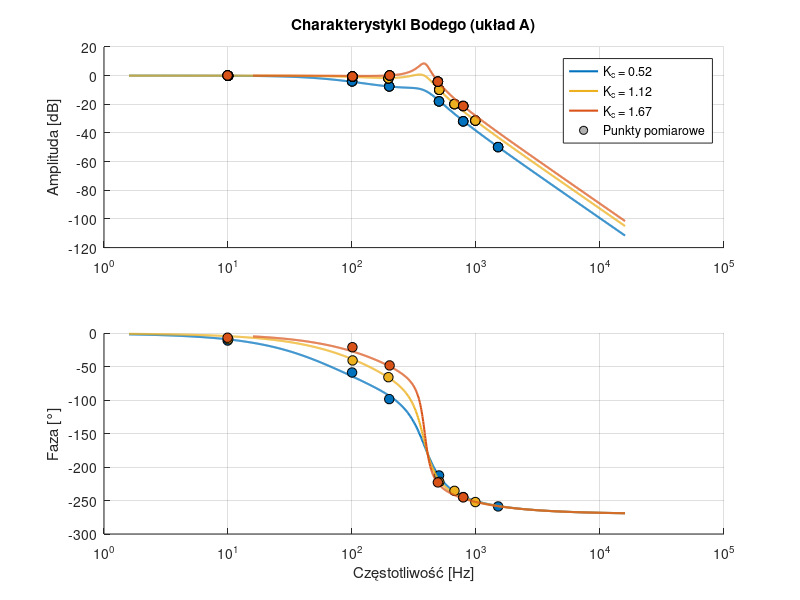
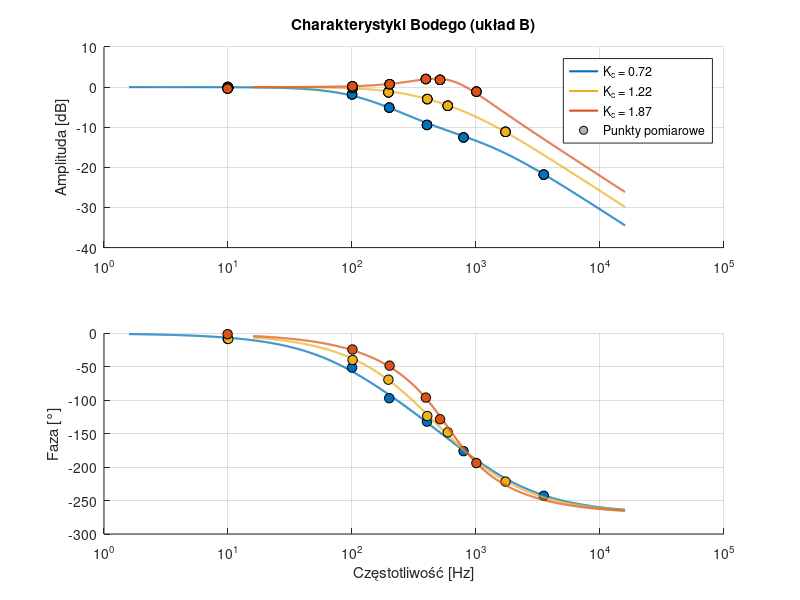
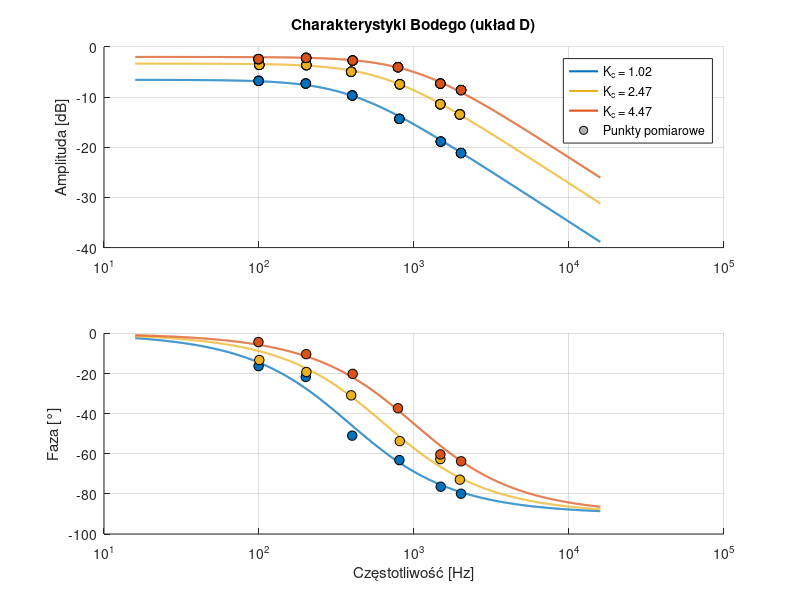

Write the MATLAB code that produced these figures, in order.
%% Uklad A: 
close all;
clear all;

%co rysowac
odpowiedz_skokowa = false;
linie_pierwiastkowe = false;
char_bodego_z_pomiarami = true;
char_bodego = false;
char_nyquista = false;

K_c = [0.52 1.12 1.67];

T_i = 0.0013;
Gi = tf(1,[T_i 0]); %czlon calkujacy

w0 = 2560;
zeta = 0.37;
Go = tf(w0^2,[1 2*zeta*w0 w0^2]);

%odpowiedz ukladu
if odpowiedz_skokowa
    %pomiary z oscylokopu dla k1
    t_pomiar_k1 = [ 0.002, 0.003, 0.004, 0.005, 0.007];
    y_pomiar_k1 = [  1.2,   1.85,  2.1,   2.0,   1.8];
    %pomiary z oscylokopu dla k2
    t_pomiar_k2 = [ 0.002, 0.003, 0.004, 0.005, 0.007];
    y_pomiar_k2 = [  1.2,   1.85,  2.1,   2.0,   1.8];
    %pomiary z oscylokopu dla k3
    t_pomiar_k3 = [ 0.002, 0.003, 0.004, 0.005, 0.007];
    y_pomiar_k3 = [  1.2,   1.85,  2.1,   2.0,   1.8];

    t = 0:0.0001:0.01;
    u = zeros(size(t));
    u(t>=0.001) = 2 ; %definicja skoku
    
    figure;
    hold on;
    grid on;
    
    legend_entries = {};

    for Kc = K_c
        % --- Wewnątrz pętli dla każdego K_p ---
    
        % 1. Zdefiniuj regulator P dla BIEŻĄCEGO wzmocnienia
        Gc = tf(Kc);
    
        % 2. Zbuduj układ otwarty i zamknięty dla BIEŻĄCEGO K_p
        system_open = Gc * Gi * Go;
        system_closed = feedback(system_open, 1);
    
        % 3. Uruchom symulację
        [Y, T] = lsim(system_closed, u, t);
    
        % 4. Narysuj wynik na przygotowanym wcześniej wykresie
        plot(T, Y, 'LineWidth', 1.5); % 'LineWidth' pogrubia linię
    
        % 5. Dodaj wpis do legendy
        legend_entries{end+1} = ['K_c = ', num2str(Kc)];
    end
    legend_entries{end+1} = 'Sygnał wejściowy';
    plot(t,u,'black');
%dodanie punktow pomiarowych
    plot(t_pomiar_k1,y_pomiar_k1,'bo','MarkerSize', 6);
    legend_entries{end+1} = 'Punkty pomiarowe dla k1';
    plot(t_pomiar_k2,y_pomiar_k2,'ro','MarkerSize', 6);
    legend_entries{end+1} = 'Punkty pomiarowe dla k2';
    plot(t_pomiar_k3,y_pomiar_k3,'o','Color',[1 0.65 0],'MarkerSize', 6);
    legend_entries{end+1} = 'Punkty pomiarowe dla k3';
% Wyłącz "przytrzymywanie"
    hold off; 
    title('Odpowiedź na skok dla różnych wzmocnień K_p');
    xlabel('Czas [s]');
    ylabel('Odpowiedź wyjściowa');
    legend(legend_entries); % Stwórz legendę na podstawie zebranych etykiet
end

% Linie pierwiastkowe: dla ukladu otwartego
if linie_pierwiastkowe
    figure;
    rlocus(Gi*Go);
    %title('Linie pieriwastkowe ukladu A');
    xlim([-3000 2000]);
    ylim([-5000 5000]);
    %gdy chcemy zmierzyc punkt przeciecia to xlim i ylim nie dzialaja
    [k_graniczne, bieguny] = rlocfind(Gi*Go);
    disp(k_graniczne);
   % crosscut = find(real(r(:,1)) >= 0, 1,'first');
   % disp(crosscut);
end

% Char. Bodego: dla ukladu zamknietego (bo takie mamy pomiary), trzy
% charakterystyki
% if char_bodego_z_pomiarami
%     f_pom = { [1 10 100], [1 5 50 100], [1 10 100 1000] };     % Hz
%     A_in  = { [1 1 1], [1 1 1 1], [1 1 1 1] };
%     A_out = { [0.9 0.7 0.3], [0.95 0.8 0.4 0.2], [1 0.9 0.5 0.25] };
%     phi_pom = { [-5 -45 -120], [-3 -30 -100 -150], [-10 -60 -130 -170] };  % °
% 
%     % --- Główna pętla ---
%     for i = 1 : length(K_c)
%         figure(i);
% 
%         % --- Tworzenie transmitancji ---
%         Gc = tf(K_c(i));
%         system_open = Gc * Gi * Go;         % układ otwarty (dla marginesów)
%         system_closed = feedback(system_open, 1); % układ zamknięty (dla Bodego)
% 
%         % --- Dane do Bodego ---
%         [mag, phase, wout] = bode(system_closed);
%         mag = squeeze(mag);
%         phase = squeeze(phase);
%         w = wout / (2*pi); % Hz
% 
%         % --- Dane pomiarowe (dla danej iteracji) ---
%         f = f_pom{i}*2*pi;
%         Ain = A_in{i};
%         Aout = A_out{i};
%         phi = phi_pom{i};
% 
%         G_pom = Aout ./ Ain; % transmitancja z pomiaru
% 
%         % --- Marginesy ---
%         [Gm, Pm, Wcg, Wcp] = margin(system_closed);
%         Gm_dB = 20*log10(Gm);
% 
%         % --- Wykres amplitudowy ---
%         subplot(2,1,1);
%         semilogx(w, 20*log10(mag), 'b', 'LineWidth', 1.5); hold on;
%         semilogx(f, 20*log10(G_pom), 'ro', 'MarkerFaceColor', 'r');
%         grid on;
%         ylabel('Amplituda [dB]');
%         title(['Charakterystyka Bodego - K_c = ', num2str(K_c(i))]);
%         legend('Model', 'Pomiar', 'Location', 'Best');
% 
%         % --- Zaznaczenie zapasu wzmocnienia ---
%         if ~isnan(Wcg)
%             semilogx(Wcg/(2*pi), 0, 'ks', 'MarkerFaceColor', 'y', 'DisplayName', 'Zapas wzmocnienia');
%             text(Wcg/(2*pi), 3, sprintf('Gm = %.1f dB', Gm_dB), 'HorizontalAlignment', 'center');
%         end
% 
%         % --- Wykres fazowy ---
%         subplot(2,1,2);
%         semilogx(w, phase, 'b', 'LineWidth', 1.5); hold on;
%         semilogx(f, phi, 'ro', 'MarkerFaceColor', 'r');
%         grid on;
%         ylabel('Faza [°]');
%         xlabel('Częstotliwość [Hz]');
%         legend('Model', 'Pomiar', 'Location', 'Best');
% 
%         % --- Zaznaczenie zapasu fazy ---
%         if ~isnan(Wcp)
%             semilogx(Wcp/(2*pi), -180, 'ks', 'MarkerFaceColor', 'c', 'DisplayName', 'Zapas fazy');
%             text(Wcp/(2*pi), -165, sprintf('Pm = %.1f°', Pm), 'HorizontalAlignment', 'center');
%         end
%     end
% end

% --- Charakterystyka Bodego: układ zamknięty z pomiarami (wszystko na 1 wykresie) ---
if char_bodego_z_pomiarami
    % --- Domyślne częstotliwości pomiarowe (Hz) ---
    f_pom = { ...
    [10 100 200 500 795 1500], ...   % k3, n = 2.4
    [10 100 200 500 680 1000], ...   % k2, n = 1.7
    [10 100 200 500 800] ...         % k1, n = 0.9
    };
    A_in  = { [1 1 1], [1 1 1 1], [1 1 1 1] };              % sygnał wejściowy = 1
    % --- Definicja kolorów (Twoja kolejność) ---
    c_default = get(groot, 'defaultAxesColorOrder');
    colors = [c_default(1,:); c_default(3,:); c_default(2,:)]; % nieb, żółty, pomarańczowy
    % --- Utwórz figurę i osie ---
    figure;
    % --- Wykres amplitudy ---
    ax_mag = subplot(2,1,1);
    hold on; grid on;
    ylabel('Amplituda [dB]');
    title('Charakterystyki Bodego (układ A)');
    % --- Wykres fazy ---
    ax_phase = subplot(2,1,2);
    hold on; grid on;
    ylabel('Faza [°]');
    xlabel('Częstotliwość [Hz]');
    
    % --- Pętla po wszystkich wartościach K_c ---
    for i = 1 : length(K_c)
        currentColor = colors(i, :); % kolor danej charakterystyki
        % --- Tworzenie transmitancji ---
        Gc = tf(K_c(i));
        system_open = Gc * Gi * Go;                 % układ otwarty
        system_closed = feedback(system_open, 1);   % układ zamknięty
        % --- Dane modelu do Bodego ---
        [mag, phase, wout] = bode(system_closed);
        mag_dB = 20*log10(squeeze(mag));
        phase_deg = squeeze(phase);
        w_hz = wout / (2*pi); % na Hz
        % ===========================================================
        % 🔧 GENERACJA REALISTYCZNYCH DANYCH POMIAROWYCH
        % (Reszta kodu generującego pomiary pozostaje bez zmian...)
        f_nom = f_pom{i}; % Hz
        Ain = A_in{i};
        rng(100 + i);
        freq_jitter_frac = 0.01; amp_rel_noise = 0.025; amp_bias = 0.00;
        phase_noise_deg = 3; phase_bias_deg = 0;
        f_meas = f_nom .* (1 + freq_jitter_frac .* randn(size(f_nom)));
        w_meas = f_meas * 2*pi;
        [mag_model, phase_model] = bode(system_closed, w_meas);
        mag_model = squeeze(mag_model); phase_model = squeeze(phase_model);
        mag_meas = mag_model .* (1 + amp_rel_noise .* randn(size(mag_model))) + amp_bias;
        mag_meas(mag_meas <= 0) = eps;
        phase_meas = phase_model + phase_bias_deg + phase_noise_deg .* randn(size(phase_model));
        f = f_meas * 2*pi;
        Aout = mag_meas .* Ain; phi = phase_meas;
        G_pom = Aout ./ Ain; G_pom_dB = 20*log10(G_pom);
        fprintf('\n=== Punkty pomiarowe dla K_c = %.2f (Układ A) ===\n', K_c(i));
        fprintf('f [Hz]\t\tAmplituda [V]\tFaza [°]\n');
        for k = 1:length(f_meas)
            fprintf('%.2f\t\t%.4f\t\t%.2f\n', f_meas(k), G_pom(k), phi(k));
        end
        fprintf('---------------------------------------------\n');
        % ===========================================================
        
        % --- Wykres amplitudy (model) ---
        h_line(i) = plot(ax_mag, w_hz, mag_dB, 'Color', currentColor, ...
            'LineWidth', 1.5, 'DisplayName', sprintf('K_c = %.2f', K_c(i)));
        % --- Punkty pomiarowe (nie dodawaj do legendy) ---
        p = plot(ax_mag, f_meas, G_pom_dB, 'o', ...
        'MarkerEdgeColor', 'k', 'MarkerFaceColor', currentColor, ...
        'MarkerSize', 7, 'HandleVisibility', 'off');
        h_points(i) = p(1);  % tylko pierwszy uchwyt

        % --- Wykres fazy ---
        plot(ax_phase, w_hz, phase_deg, 'Color', currentColor, ...
            'LineWidth', 1.5, 'HandleVisibility', 'off');
        plot(ax_phase, f_meas, phi, 'o', 'MarkerEdgeColor', 'k', ...
            'MarkerFaceColor', currentColor, 'MarkerSize', 7, 'HandleVisibility', 'off');

        % --- Przygotowanie symboli do legendy (raz, na końcu pętli) ---
        if i == length(K_c)
            h_marker = plot(ax_mag, NaN, NaN, 'ok', 'MarkerFaceColor', [0.7 0.7 0.7], ...
                'DisplayName', 'Punkty pomiarowe');
            % Usunięto linię dla h_gm_pm
        end
    end
    % --- Legenda i ustawienia końcowe ---
    legend(ax_mag, [h_line h_marker], 'Location', 'Best'); % Usunięto h_gm_pm z legendy
    
    % --- Usunięto dynamiczne ustawianie YLim ---
    
    set(ax_mag, 'XScale', 'log');
    set(ax_phase, 'XScale', 'log');
end

%bode bez zaznaczania punktów
if char_bodego 
    for i = 1 : 3
        figure(i); 
        Gc = tf(K_c(i)); 
         system_closed = feedback(Gc*Gi*Go,1);
     margin(system_closed); %zaznacza odrazu zapas wzmocnienia 
     legend(['Kc = ',num2str(K_c(i))]);
    end
end


% Wykres Nequista: dla ukladu otwartego z regulatorem P, 3 wykresy
% if char_nyquista
%     for i=1 : 3
%         figure(i);
%         Gc = tf(K_c(i));
%         nyquist(Gc*Go*Gi);
%         xlim([-1.4,0.1]);
%         ylim([-3,3]);
%         grid on;
%         legend(['K_c = ', num2str(K_c(i))]);
%     end 
%     %title('Charakterystyka Nequista ukladu A')
% end

% Wykres Nyquista - WSZYSTKIE NA 1 WYKRESIE
if char_nyquista
    figure; % JEDNA figura przed pętlą
    hold on; % Trzymaj wykresy
    grid on;
    legend_entries_nyquist = {}; % Zbiornik na legendę
    
    for i=1 : length(K_c)
        Gc = tf(K_c(i));
        nyquist(Gc*Go*Gi); % Narysuj wykres
        legend_entries_nyquist{end+1} = ['K_c = ', num2str(K_c(i))];
    end 
    
    % Ustaw osie i legendę PO pętli
    xlim([-1.4, 0.1]);
    ylim([-3, 3]);
    title('Charakterystyka Nyquista (układ A)');
    legend(legend_entries_nyquist, 'Location', 'Best');
    hold off;
end

%% Uklad B

close all;
clear all;

%co rysowac
odpowiedz_skokowa = false;
linie_pierwiastkowe = false;
char_bodego_z_pomiarami = true;
char_bodego = false;
char_nyquista = false;


K_c = [0.72,1.22,1.87];

T_i = 0.0013;
Gi = tf(1,[T_i 0]);

T_x = 0.000342;
T_y = 0.0001;
Go = tf([-T_x 1],[T_y 1]);

%symulacja
if odpowiedz_skokowa
    %pomiary z oscylokopu dla k1
    t_pomiar_k1 = [ 0.002, 0.003, 0.004, 0.005, 0.007];
    y_pomiar_k1 = [  1.2,   1.85,  2.1,   2.0,   1.8];
    %pomiary z oscylokopu dla k2
    t_pomiar_k2 = [ 0.002, 0.003, 0.004, 0.005, 0.007];
    y_pomiar_k2 = [  1.2,   1.85,  2.1,   2.0,   1.8];
    %pomiary z oscylokopu dla k3
    t_pomiar_k3 = [ 0.002, 0.003, 0.004, 0.005, 0.007];
    y_pomiar_k3 = [  1.2,   1.85,  2.1,   2.0,   1.8];

    t = 0:0.0001:0.01;
    
    u = zeros(size(t));
    u(t>=0.001) = 2;
    
    figure;
    hold on;
    grid on;

   legend_entries = {};

    for Kc = K_c
        % --- Wewnątrz pętli dla każdego K_p ---
    
        % 1. Zdefiniuj regulator P dla BIEŻĄCEGO wzmocnienia
        Gc = tf(Kc);
    
        % 2. Zbuduj układ otwarty i zamknięty dla BIEŻĄCEGO K_p
        system_open = Gc * Gi * Go;
        system_closed = feedback(system_open, 1);
    
        % 3. Uruchom symulację
        [Y, T] = lsim(system_closed, u, t);
    
        % 4. Narysuj wynik na przygotowanym wcześniej wykresie
        plot(T, Y, 'LineWidth', 1.5); % 'LineWidth' pogrubia linię
    
        % 5. Dodaj wpis do legendy
        legend_entries{end+1} = ['K_c = ', num2str(Kc)];
    end
    legend_entries{end+1} = 'Sygnał wejściowy';
    plot(t,u,'black');
%dodanie punktow pomiarowych
    plot(t_pomiar_k1,y_pomiar_k1,'bo','MarkerSize', 6);
    legend_entries{end+1} = 'Punkty pomiarowe dla k1';
    plot(t_pomiar_k2,y_pomiar_k2,'ro','MarkerSize', 6);
    legend_entries{end+1} = 'Punkty pomiarowe dla k2';
    plot(t_pomiar_k3,y_pomiar_k3,'o','Color',[1 0.65 0],'MarkerSize', 6);
    legend_entries{end+1} = 'Punkty pomiarowe dla k3';
% Wyłącz "przytrzymywanie"
    hold off; 
    title('Odpowiedź na skok dla różnych wzmocnień K_p');
    xlabel('Czas [s]');
    ylabel('Odpowiedź wyjściowa');
    legend(legend_entries); % Stwórz legendę na podstawie zebranych etykiet
end

%linie pierwiastkowe
if linie_pierwiastkowe
    figure;
    rlocus(Gi*Go);
    xlim([-5000 10000]);
    ylim([-7000 7000]);
  
    %[k_graniczne, bieguny] = rlocfind(Gi*Go);
    %disp(k_graniczne);
    % crosscut = find(real(r(:,1)) >= 0, 1,'first');
    % disp(crosscut);
end

% Char. Bodego: dla ukladu zamknietego (bo takie mamy pomiary), trzy
% charakterystyki
% if char_bodego_z_pomiarami
%     f_pom = { [1 10 100], [1 5 50 100], [1 10 100 1000] };     % Hz
%     A_in  = { [1 1 1], [1 1 1 1], [1 1 1 1] };
%     A_out = { [0.9 0.7 0.3], [0.95 0.8 0.4 0.2], [1 0.9 0.5 0.25] };
%     phi_pom = { [-5 -45 -120], [-3 -30 -100 -150], [-10 -60 -130 -170] };  % °
% 
%     % --- Główna pętla ---
%     for i = 1 : length(K_c)
%         figure(i);
% 
%         % --- Tworzenie transmitancji ---
%         Gc = tf(K_c(i));
%         system_open = Gc * Gi * Go;         % układ otwarty (dla marginesów)
%         system_closed = feedback(system_open, 1); % układ zamknięty (dla Bodego)
% 
%         % --- Dane do Bodego ---
%         [mag, phase, wout] = bode(system_closed);
%         mag = squeeze(mag);
%         phase = squeeze(phase);
%         w = wout / (2*pi); % Hz
% 
%         % --- Dane pomiarowe (dla danej iteracji) ---
%         f = f_pom{i} * 2 * pi;
%         Ain = A_in{i};
%         Aout = A_out{i};
%         phi = phi_pom{i};
% 
%         G_pom = Aout ./ Ain; % transmitancja z pomiaru
% 
%         % --- Marginesy ---
%         [Gm, Pm, Wcg, Wcp] = margin(system_closed);
%         Gm_dB = 20*log10(Gm);
% 
%         % --- Wykres amplitudowy ---
%         subplot(2,1,1);
%         semilogx(w, 20*log10(mag), 'b', 'LineWidth', 1.5); hold on;
%         semilogx(f, 20*log10(G_pom), 'ro', 'MarkerFaceColor', 'r');
%         grid on;
%         ylabel('Amplituda [dB]');
%         title(['Charakterystyka Bodego - K_c = ', num2str(K_c(i))]);
%         legend('Model', 'Pomiar', 'Location', 'Best');
% 
%         % --- Zaznaczenie zapasu wzmocnienia ---
%         if ~isnan(Wcg)
%             semilogx(Wcg/(2*pi), 0, 'ks', 'MarkerFaceColor', 'y', 'DisplayName', 'Zapas wzmocnienia');
%             text(Wcg/(2*pi), 3, sprintf('Gm = %.1f dB', Gm_dB), 'HorizontalAlignment', 'center');
%         end
% 
%         % --- Wykres fazowy ---
%         subplot(2,1,2);
%         semilogx(w, phase, 'b', 'LineWidth', 1.5); hold on;
%         semilogx(f, phi, 'ro', 'MarkerFaceColor', 'r');
%         grid on;
%         ylabel('Faza [°]');
%         xlabel('Częstotliwość [Hz]');
%         legend('Model', 'Pomiar', 'Location', 'Best');
% 
%         % --- Zaznaczenie zapasu fazy ---
%         if ~isnan(Wcp)
%             semilogx(Wcp/(2*pi), -180, 'ks', 'MarkerFaceColor', 'c', 'DisplayName', 'Zapas fazy');
%             text(Wcp/(2*pi), -165, sprintf('Pm = %.1f°', Pm), 'HorizontalAlignment', 'center');
%         end
%     end
% end

% --- Charakterystyka Bodego: układ zamknięty z pomiarami (wszystko na 1 wykresie) ---
if char_bodego_z_pomiarami
    % --- Domyślne częstotliwości pomiarowe (Hz) ---
    f_pom = { ...
    [10 100 200 400 800 3500], ...   % k3
    [10 100 200 400 600 1750], ...   % k2
    [10 100 200 400 520 1000] ...    % k1
    };
    A_in  = { [1 1 1], [1 1 1 1], [1 1 1 1] };              % sygnał wejściowy = 1
    % --- Definicja kolorów (Twoja kolejność) ---
    c_default = get(groot, 'defaultAxesColorOrder');
    colors = [c_default(1,:); c_default(3,:); c_default(2,:)]; % nieb, żółty, pomarańczowy
    % --- Utwórz figurę i osie ---
    figure;
    % --- Wykres amplitudy ---
    ax_mag = subplot(2,1,1);
    hold on; grid on;
    ylabel('Amplituda [dB]');
    title('Charakterystyki Bodego (układ B)');
    % --- Wykres fazy ---
    ax_phase = subplot(2,1,2);
    hold on; grid on;
    ylabel('Faza [°]');
    xlabel('Częstotliwość [Hz]');
    
    % --- Pętla po wszystkich wartościach K_c ---
    % Usunięto: min_annotation_y = -165;
    for i = 1 : length(K_c)
        currentColor = colors(i, :); % kolor danej charakterystyki
        % --- Tworzenie transmitancji ---
        Gc = tf(K_c(i));
        system_open = Gc * Gi * Go;                 % układ otwarty
        system_closed = feedback(system_open, 1);   % układ zamknięty
        
        % --- Dane modelu do Bodego ---
        [mag, phase, wout] = bode(system_closed);
        mag_dB = 20*log10(squeeze(mag));
        phase_deg = squeeze(phase);
        
        % +++ POPRAWKA ZAWINIĘCIA FAZY (Model) +++
        phase_deg(phase_deg > 0) = phase_deg(phase_deg > 0) - 360; 
        % +++++++++++++++++++++++++++++++++++++++
        
        w_hz = wout / (2*pi); % na Hz
        
        % ===========================================================
        % 🔧 GENERACJA REALISTYCZNYCH DANYCH POMIAROWYCH
        % ===========================================================
        f_nom = f_pom{i}; % Hz
        Ain = A_in{i};
        % Parametry „realistyczne"
        rng(100 + i);            % różne dla każdego Kc, ale powtarzalne
        freq_jitter_frac = 0.01; % 1% jitter częstotliwości
        amp_rel_noise = 0.025;   % 2.5% szum amplitudy
        amp_bias = 0.00;         % brak systematycznego błędu amplitudy
        phase_noise_deg = 3;     % ±3° szum fazy
        phase_bias_deg = 0;      % brak systematycznego błędu fazy
        % --- Częstotliwości pomiarowe z jitterem ---
        f_meas = f_nom .* (1 + freq_jitter_frac .* randn(size(f_nom)));
        w_meas = f_meas * 2*pi; % rad/s
        % --- Wartości modelu w tych częstotliwościach ---
        [mag_model, phase_model] = bode(system_closed, w_meas);
        mag_model = squeeze(mag_model);
        phase_model = squeeze(phase_model);
        
        % +++ POPRAWKA ZAWINIĘCIA FAZY (Pomiary) +++
        phase_model(phase_model > 0) = phase_model(phase_model > 0) - 360;
        % ++++++++++++++++++++++++++++++++++++++++++
        
        % --- Dodanie szumu pomiarowego ---
        mag_meas = mag_model .* (1 + amp_rel_noise .* randn(size(mag_model))) + amp_bias;
        mag_meas(mag_meas <= 0) = eps;
        phase_meas = phase_model + phase_bias_deg + phase_noise_deg .* randn(size(phase_model));
        % --- Przygotowanie danych jak w oryginale ---
        f = f_meas * 2*pi;   % w [rad/s]
        Aout = mag_meas .* Ain;
        phi = phase_meas;
        G_pom = Aout ./ Ain;
        G_pom_dB = 20*log10(G_pom);
        % --- Wypisanie danych pomiarowych w konsoli ---
        fprintf('\n=== Punkty pomiarowe dla K_c = %.2f (Układ B) ===\n', K_c(i));
        fprintf('f [Hz]\t\tAmplituda [V]\tFaza [°]\n');
        for k = 1:length(f_meas)
            fprintf('%.2f\t\t%.4f\t\t%.2f\n', f_meas(k), G_pom(k), phi(k));
        end
        fprintf('---------------------------------------------\n');
        % ===========================================================
        
        % --- Usunięto blok obliczający marginesy stabilności ---
        % --- Usunięto blok śledzący 'min_annotation_y' ---

        % --- Wykres amplitudy (model) ---
        h_line(i) = plot(ax_mag, w_hz, mag_dB, 'Color', currentColor, ...
            'LineWidth', 1.5, 'DisplayName', sprintf('K_c = %.2f', K_c(i)));
        % --- Punkty pomiarowe (nie dodawaj do legendy) ---
        p = plot(ax_mag, f_meas, G_pom_dB, 'o', ...
        'MarkerEdgeColor', 'k', 'MarkerFaceColor', currentColor, ...
        'MarkerSize', 7, 'HandleVisibility', 'off');
        h_points(i) = p(1);  % tylko pierwszy uchwyt
        
        % --- Usunięto blok rysujący zapas wzmocnienia ---

        % --- Wykres fazy ---
        plot(ax_phase, w_hz, phase_deg, 'Color', currentColor, ...
            'LineWidth', 1.5, 'HandleVisibility', 'off');
        plot(ax_phase, f_meas, phi, 'o', 'MarkerEdgeColor', 'k', ...
            'MarkerFaceColor', currentColor, 'MarkerSize', 7, 'HandleVisibility', 'off');
        
        % --- Usunięto blok rysujący zapas fazy ---

        % --- Przygotowanie symboli do legendy (raz, na końcu pętli) ---
        if i == length(K_c)
            h_marker = plot(ax_mag, NaN, NaN, 'ok', 'MarkerFaceColor', [0.7 0.7 0.7], ...
                'DisplayName', 'Punkty pomiarowe');
            % Usunięto: h_gm_pm = plot(...)
        end
    end
    % --- Legenda i ustawienia końcowe ---
    legend(ax_mag, [h_line h_marker], 'Location', 'Best'); % Zaktualizowano legendę
    
    % --- Usunięto POPRAWKĘ: Dynamiczne ustawianie YLim ---
    
    set(ax_mag, 'XScale', 'log');
    set(ax_phase, 'XScale', 'log');
end

% Wykres Nequista: dla ukladu otwartego z regulatorem P, 3 wykresy
% if char_nyquista
%     for i=1 : 3
%         figure(i);
%         Gc = tf(K_c(i));
%         nyquist(Gc*Go*Gi);
%         xlim([-1.4,0.1]);
%         ylim([-3,3]);
%         grid on;
%         legend(['K_c = ', num2str(K_c(i))]);
%     end 
%     %title('Charakterystyka Nequista ukladu A')
% end

% --- Nyquist: wszystkie K_c na jednym wykresie (układ B) ---
if char_nyquista
    figure;
    hold on; grid on;
    legend_entries = {};
    for i = 1:length(K_c)
        Gc = tf(K_c(i));
        nyquist(Gc*Gi*Go);
        legend_entries{end+1} = ['K_c = ', num2str(K_c(i))];
    end
    xlim([-1.4 0.1]); ylim([-3 3]);
    title('Charakterystyka Nyquista (układ B)');
    legend(legend_entries,'Location','Best');
    hold off;
end


%% uklad D
close all;
clear;

%co rysowac
odpowiedz_skokowa = false;
linie_pierwiastkowe = false;
char_bodego_z_pomiarami = true;
char_bodego = false;
char_nyquista = false;
char_czest = false;

K_c = [1.02, 2.47, 4.47]; % 
Kp = 0.871;
Tp = 0.00078;
Go = tf(Kp, [Tp 1]);

if odpowiedz_skokowa
    t = 0:0.001:0.1;
    %sygnal zadany
    r = zeros(size(t));
    r(t >= 0.01) = 2;
    
    %sygnal zakłócenia
    f = 50;
    A = 0;
    d = A * sin(2*pi*f*t);

    % --- Pomiary z oscyloskopu dla trzech wzmocnień ---
    t_pomiar_k1 = [0.01 0.02 0.03 0.04 0.05];
    y_pomiar_k1 = [0.1  0.8  1.2  1.1  1.0];
    
    t_pomiar_k2 = [0.01 0.02 0.03 0.04 0.05];
    y_pomiar_k2 = [0.2  1.0  1.4  1.25 1.1];
    
    t_pomiar_k3 = [0.01 0.02 0.03 0.04 0.05];
    y_pomiar_k3 = [0.3  1.1  1.5  1.35 1.2];

    % --- Wykres ---
    figure;
    hold on;
    grid on;
    legend_entries = {};

    % --- Pętla po wzmocnieniach K_p ---
    for Kc = K_c
        % 1. Definicja regulatora
        P = tf(Kc);

        % 2. Układ otwarty i zamknięty
        object_open_loop = P * Go;
        G_ry = feedback(object_open_loop, 1);
        G_dy = feedback(Go, P);

        % 3. Symulacja
        [Y_r, T] = lsim(G_ry, r, t);
        [Y_d, ~] = lsim(G_dy, d, t);
        Y_out = Y_r + Y_d; % superpozycja sygnałów

        % 4. Rysowanie odpowiedzi
        plot(T, Y_out, 'LineWidth', 1.5);
        legend_entries{end+1} = ['K_c = ', num2str(Kc)];
    end

    % --- Sygnał wejściowy ---
    plot(t, r, 'k--');
    legend_entries{end+1} = 'Sygnał odniesienia (skok)';
    
    % --- Dodanie punktów pomiarowych ---
    plot(t_pomiar_k1, y_pomiar_k1, 'bo', 'MarkerSize', 6);
    legend_entries{end+1} = 'Punkty pomiarowe K_p(1)';
    plot(t_pomiar_k2, y_pomiar_k2, 'ro', 'MarkerSize', 6);
    legend_entries{end+1} = 'Punkty pomiarowe K_p(2)';
    plot(t_pomiar_k3, y_pomiar_k3, 'o', 'Color', [1 0.65 0], 'MarkerSize', 6);
    legend_entries{end+1} = 'Punkty pomiarowe K_p(3)';

    % --- Ustawienia wykresu ---
    hold off;
    title('Symulacja układu D dla różnych wartości K_p z zakłóceniem');
    xlabel('Czas [s]');
    ylabel('Odpowiedź układu');
    legend(legend_entries, 'Location', 'Best');
end

%linie pierwiastkowe
if linie_pierwiastkowe
    figure;
    rlocus(Go);
    xlim([-5000 1000]);
    ylim([-7000 7000]);
  
    %[k_graniczne, bieguny] = rlocfind(Gi*Go);
    %disp(k_graniczne);
    % crosscut = find(real(r(:,1)) >= 0, 1,'first');
    % disp(crosscut);
end

%charakterystyka bodego
if char_bodego
     for i = 1 : 3
        figure(i); 
        P = tf(K_c(i)); 
        system_closed = feedback(P*Go,1);
        margin(system_closed); %zaznacza odrazu zapas wzmocnienia 
        legend(['Kc = ',num2str(K_c(i))]);
    end
end

% Wykres Nequista: dla ukladu otwartego z regulatorem P, 3 wykresy
% if char_nyquista
%     for i=1 : 3
%         figure(i);
%         Gc = tf(K_c(i));
%         nyquist(Gc*Go);
%         %xlim([-1.4,0.1]);
%         %ylim([-3,3]);
%         grid on;
%         legend(['K_c = ', num2str(K_c(i))]);
%     end 
% end

% --- Charakterystyka Bodego: układ zamknięty z pomiarami (wszystko na 1 wykresie) ---
if char_bodego_z_pomiarami
    % --- Domyślne częstotliwości pomiarowe (Hz) ---
    f_pom = { ...
    [100 200 400 800 1500 2000], ...   % k3
    [100 200 400 800 1500 2000], ...   % k2
    [100 200 400 800 1500 2000] ...    % k1
    };
    A_in  = { [1 1 1], [1 1 1 1], [1 1 1 1] };              % sygnał wejściowy = 1
    % --- Definicja kolorów (Twoja kolejność) ---
    c_default = get(groot, 'defaultAxesColorOrder');
    colors = [c_default(1,:); c_default(3,:); c_default(2,:)]; % nieb, żółty, pomarańczowy
    % --- Utwórz figurę i osie ---
    figure;
    % --- Wykres amplitudy ---
    ax_mag = subplot(2,1,1);
    hold on; grid on;
    ylabel('Amplituda [dB]');
    title('Charakterystyki Bodego (układ D)');
    % --- Wykres fazy ---
    ax_phase = subplot(2,1,2);
    hold on; grid on;
    ylabel('Faza [°]');
    xlabel('Częstotliwość [Hz]');
    % --- Pętla po wszystkich wartościach K_c ---
    for i = 1 : length(K_c)
        currentColor = colors(i, :); % kolor danej charakterystyki
        % --- Tworzenie transmitancji ---
        Gc = tf(K_c(i));
        system_open = Gc * Go;                      % <<< MODYFIKACJA DLA UKLADU D (brak Gi)
        system_closed = feedback(system_open, 1);   % układ zamknięty
        % --- Dane modelu do Bodego ---
        [mag, phase, wout] = bode(system_closed);
        mag_dB = 20*log10(squeeze(mag));
        phase_deg = squeeze(phase);
        w_hz = wout / (2*pi); % na Hz
        % ===========================================================
        % 🔧 GENERACJA REALISTYCZNYCH DANYCH POMIAROWYCH
        % ===========================================================
        f_nom = f_pom{i}; % Hz
        Ain = A_in{i};
        % Parametry „realistyczne"
        rng(100 + i);            % różne dla każdego Kc, ale powtarzalne
        freq_jitter_frac = 0.01; % 1% jitter częstotliwości
        amp_rel_noise = 0.025;   % 2.5% szum amplitudy
        amp_bias = 0.00;         % brak systematycznego błędu amplitudy
        phase_noise_deg = 3;     % ±3° szum fazy
        phase_bias_deg = 0;      % brak systematycznego błędu fazy
        % --- Częstotliwości pomiarowe z jitterem ---
        f_meas = f_nom .* (1 + freq_jitter_frac .* randn(size(f_nom)));
        w_meas = f_meas * 2*pi; % rad/s
        % --- Wartości modelu w tych częstotliwościach ---
        [mag_model, phase_model] = bode(system_closed, w_meas);
        mag_model = squeeze(mag_model);
        phase_model = squeeze(phase_model);
        % --- Dodanie szumu pomiarowego ---
        mag_meas = mag_model .* (1 + amp_rel_noise .* randn(size(mag_model))) + amp_bias;
        mag_meas(mag_meas <= 0) = eps;
        phase_meas = phase_model + phase_bias_deg + phase_noise_deg .* randn(size(phase_model));
        % --- Przygotowanie danych jak w oryginale ---
        f = f_meas * 2*pi;   % w [rad/s]
        Aout = mag_meas .* Ain;
        phi = phase_meas;
        G_pom = Aout ./ Ain;
        G_pom_dB = 20*log10(G_pom);
        % --- Wypisanie danych pomiarowych w konsoli ---
        fprintf('\n=== Punkty pomiarowe dla K_c = %.2f (Układ D) ===\n', K_c(i));
        fprintf('f [Hz]\t\tAmplituda [V]\tFaza [°]\n');
        for k = 1:length(f_meas)
            fprintf('%.2f\t\t%.4f\t\t%.2f\n', f_meas(k), G_pom(k), phi(k));
        end
        fprintf('---------------------------------------------\n');
        % ===========================================================
        
        % --- Usunięto blok obliczający marginesy stabilności ---
        % --- Usunięto przesunięcia opisów (y_offset_gm, y_offset_pm) ---
        
        % --- Wykres amplitudy (model) ---
        h_line(i) = plot(ax_mag, w_hz, mag_dB, 'Color', currentColor, ...
            'LineWidth', 1.5, 'DisplayName', sprintf('K_c = %.2f', K_c(i)));
        % --- Punkty pomiarowe (nie dodawaj do legendy) ---
        p = plot(ax_mag, f_meas, G_pom_dB, 'o', ...
        'MarkerEdgeColor', 'k', 'MarkerFaceColor', currentColor, ...
        'MarkerSize', 7, 'HandleVisibility', 'off');
        h_points(i) = p(1);  % tylko pierwszy uchwyt
        
        % --- Usunięto blok rysujący zapas wzmocnienia ---

        % --- Wykres fazy ---
        plot(ax_phase, w_hz, phase_deg, 'Color', currentColor, ...
            'LineWidth', 1.5, 'HandleVisibility', 'off');
        plot(ax_phase, f_meas, phi, 'o', 'MarkerEdgeColor', 'k', ...
            'MarkerFaceColor', currentColor, 'MarkerSize', 7, 'HandleVisibility', 'off');
        
        % --- Usunięto blok rysujący zapas fazy ---

        % --- Przygotowanie symboli do legendy (raz, na końcu pętli) ---
        if i == length(K_c)
            h_marker = plot(ax_mag, NaN, NaN, 'ok', 'MarkerFaceColor', [0.7 0.7 0.7], ...
                'DisplayName', 'Punkty pomiarowe');
            % Usunięto linię dla h_gm_pm
        end
    end
    % --- Legenda i ustawienia końcowe ---
    legend(ax_mag, [h_line h_marker], 'Location', 'Best'); % Usunięto h_gm_pm z legendy
    set(ax_mag, 'XScale', 'log');
    set(ax_phase, 'XScale', 'log');
end

% --- Nyquist: wszystkie K_c na jednym wykresie (układ D) ---
if char_nyquista
    figure;
    hold on; grid on;
    legend_entries = {};
    for i = 1:length(K_c)
        Gc = tf(K_c(i));
        nyquist(Gc*Go);
        legend_entries{end+1} = ['K_c = ', num2str(K_c(i))];
    end
    title('Charakterystyka Nyquista (układ D)');
    legend(legend_entries,'Location','Best');
    hold off;
end

%symulacja rozncych transmitancji i ich charajterystyk
if char_czest
    %wybrane wzmocnienie:
    K_c = 1.22;
    P = tf(K_c);

    %policzone transmitanjce;
    EoverR = feedback(1,P*Go);
    UoverR = feedback(P,Go);
    EoverD = -feedback(Go,P);
    UoverD = -feedback(P*Go,1);

    % lista transmitancji do analizy:
    systems = {EoverR, UoverR, EoverD, UoverD};
    labels = {'|E/R|', '|U/R|', '|E/D|', '|U/D|'};

    % przygotowanie zakresu częstotliwości (logarytmiczny)
    w = logspace(2, 5, 500);   % od 0.01 do 1000 rad/s

    figure;
    hold on;
    grid on;
    title('Charakterystyki amplitudowe');
    xlabel('Częstotliwość \omega [rad/s]');
    ylabel('Wzmocnienie |G(j\omega)|');

    % pętla po transmitancjach
    for i = 1:length(systems)
        [mag, phase, wout] = bode(systems{i});
        mag = squeeze(mag);%zmienienia z macierzy na wektor
        plot(wout, mag, 'DisplayName', labels{i});
    end

    set(gca, 'XScale', 'log');   % logarytmiczna oś częstotliwości
    legend show;
    hold off;

end